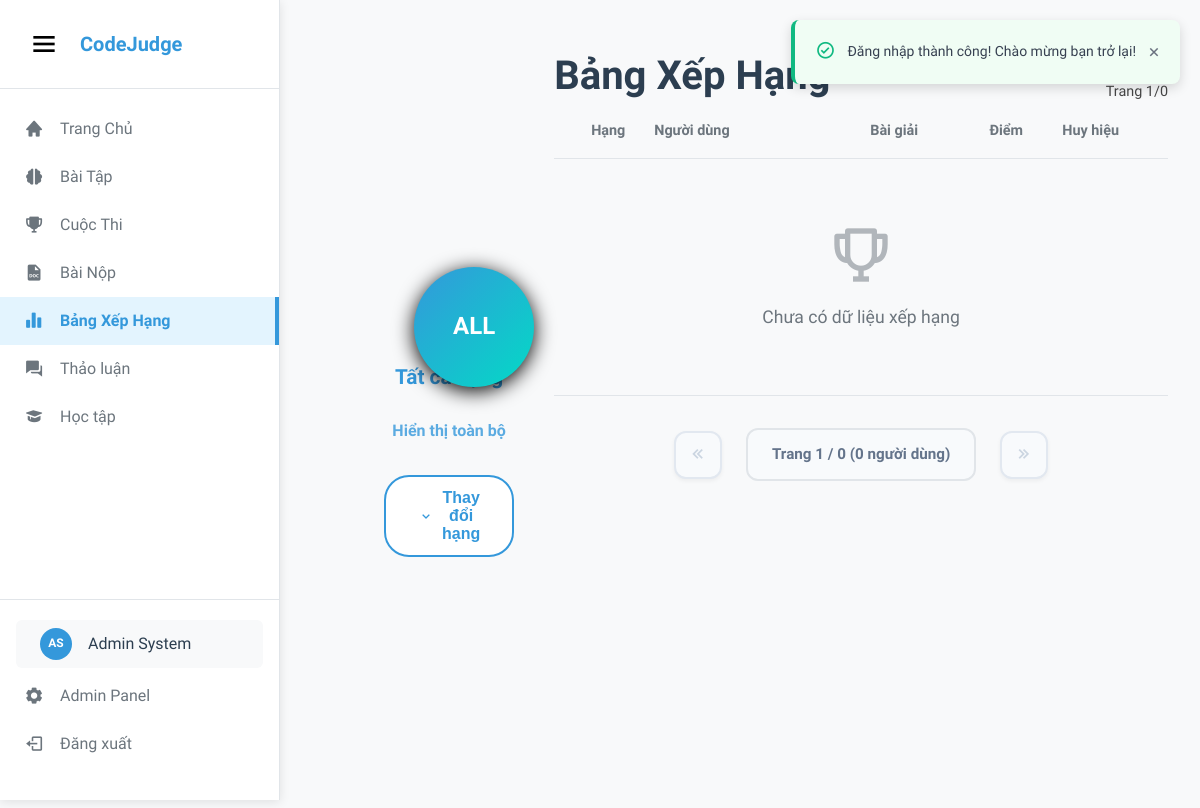
/leaderboard (signed in), run on the app's committed database.
### tables this page shows
CREATE TABLE `users` (
    `id` INT AUTO_INCREMENT PRIMARY KEY,
    `first_name` VARCHAR(50) NOT NULL,
    `last_name` VARCHAR(50) NOT NULL,
    `username` VARCHAR(50) NOT NULL UNIQUE,
    `email` VARCHAR(100) NOT NULL UNIQUE,
    `password` VARCHAR(255) NOT NULL,
    `role` ENUM('user', 'admin', 'moderator') DEFAULT 'user',
    `is_active` BOOLEAN DEFAULT TRUE,
    `avatar` LONGTEXT NULL,
    `bio` TEXT NULL,
    `github_url` VARCHAR(255) NULL,
    `linkedin_url` VARCHAR(255) NULL,
    `website_url` VARCHAR(255) NULL,
    `youtube_url` VARCHAR(255) NULL,
    `facebook_url` VARCHAR(255) NULL,
    `instagram_url` VARCHAR(255) NULL,
    `badges` JSON NULL DEFAULT '[]',
    `total_problems_solved` INT DEFAULT 0,
    `total_submissions` INT DEFAULT 0,
    `rating` INT DEFAULT -1,
    `login_streak` INT DEFAULT 0,
    `last_login_date` DATE NULL,
    `last_login` TIMESTAMP NULL,
    `created_at` TIMESTAMP DEFAULT CURRENT_TIMESTAMP,
    `updated_at` TIMESTAMP DEFAULT CURRENT_TIMESTAMP ON UPDATE CURRENT_TIMESTAMP,
    
    INDEX `idx_email` (`email`),
    INDEX `idx_username` (`username`),
    INDEX `idx_role` (`role`),
    INDEX `idx_rating` (`rating`)
);

### routes/web.php (called while the page is built, shortened)
<?php
return $routes;
?>

### config/databaseConnect.php (called while the page is built, shortened)
<?php
class Database {
    private static ?Database $instance = null;
    private ?PDO $connection = null;
    private string $host;
    private string $dbname;
    private string $username;
    private string $password;
    private string $charset;
    private function __construct() {
        $this->host = DB_HOST;
        $this->dbname = DB_NAME;
        $this->username = DB_USER;
        $this->password = DB_PASS;
        $this->charset = DB_CHARSET;
    }
    public static function getInstance(): Database {
        if (self::$instance === null) {
            self::$instance = new self();
        }
        return self::$instance;
    }
    private function connect() {
        try {
            $dsn = "mysql:host={$this->host};dbname={$this->dbname};charset={$this->charset}";
            $options = [
                PDO::ATTR_ERRMODE => PDO::ERRMODE_EXCEPTION,
                PDO::ATTR_DEFAULT_FETCH_MODE => PDO::FETCH_ASSOC,
                PDO::ATTR_EMULATE_PREPARES => false,
                PDO::MYSQL_ATTR_INIT_COMMAND => "SET NAMES {$this->charset}"
            ];
            $this->connection = new PDO($dsn, $this->username, $this->password, $options);
        } catch (PDOException $e) {
            throw new Exception("Lỗi kết nối database: Không thể kết nối đến máy chủ cơ sở dữ liệu");
        }
    }
    public function selectOne($query, $params = []): array|false {
        try {
            $stmt = $this->connection->prepare($query);
            $stmt->execute($params);
            return $stmt->fetch();
        } catch (PDOException $e) {
            throw new Exception("Lỗi truy vấn SELECT ONE: " . $e->getMessage());
        }
    }
}

### app/controllers/leaderboardController.php (called while the page is built, shortened)
<?php
class LeaderboardController {
    public function __construct() {
        require_once MODEL_PATH . '/UserModel.php';
    }
    public function index() {
        try {
            include VIEW_PATH . '/leaderboard.php';
        } catch (Exception $e) {
            error_log("Leaderboard Error: " . $e->getMessage());
            $_SESSION['error'] = "Có lỗi xảy ra khi tải bảng xếp hạng.";
            header('Location: /');
            exit;
        }
    }
}

### public/index.php (called while the page is built, shortened)
<?php
require_once '../config/databaseConnect.php';
try {
    $app = new App();
    $app->run();
} catch (Exception $e) {
    http_response_code(500);
    if (ini_get('display_errors')) {
        echo '<h1>Application Error</h1>';
        echo '<p>' . htmlspecialchars($e->getMessage()) . '</p>';
        echo '<pre>' . htmlspecialchars($e->getTraceAsString()) . '</pre>';
    } else {
        echo '<h1>500 - Internal Server Error</h1>';
        echo '<p>Something went wrong. Please try again later.</p>';
    }
}
?>

### app/models/UserModel.php (called while the page is built, shortened)
<?php
class UserModel
{
    private $db;
    private $table = 'users';
    public function __construct()
    {
        $this->db = Database::getInstance();
    }
    public function getUserById($userId): ?array
    {
        try {
            $query = "SELECT * FROM {$this->table} WHERE id = :id AND is_active = 1";
            $user = $this->db->selectOne($query, ['id' => $userId]);
            if ($user) {
                return $this->sanitizeUserData($user);
            }
            return null;
        } catch (Exception $e) {
            return null;
        }
    }
    private function sanitizeUserData($user)
    {
        unset($user['password']);
        return $user;
    }
}
?>

### app/helpers/AvatarHelper.php (called while the page is built, shortened)
<?php
class AvatarHelper {
    public static function getInitials($fullName) {
        $words = explode(' ', trim($fullName));
        $initials = '';
        foreach ($words as $word) {
            if (!empty($word)) {
                $initials .= strtoupper($word[0]);
                if (strlen($initials) >= 2) break;
            }
        }
        return empty($initials) ? 'U' : $initials;
    }
}

### app/views/components/globalSidebar.php (the view, shortened to what this page needs)
<?php
$current_uri = $_SERVER['REQUEST_URI'];
?>
<div class="global-sidebar" id="globalSidebar">
    <div class="sidebar-header">
        <button class="sidebar-toggle" id="sidebarToggle">
            <i class='bx bx-menu'></i>
        </button>
        <div class="logo">
            <a href="/" class="logo-link">
                <span class="logo-text">CodeJudge</span>
            </a>
        </div>
    </div>
    <nav class="sidebar-nav">
        <ul class="nav-list">
            <li class="nav-item">
                <a href="/home" class="nav-link <?= $current_uri === '/' || $current_uri === '/home' ? 'active' : '' ?>">
                    <i class='bx bxs-home'></i>
                    <span class="nav-text">Trang Chủ</span>
                </a>
            </li>
            <li class="nav-item">
                <a href="/problems" class="nav-link <?= strpos($current_uri, '/problems') !== false ? 'active' : '' ?>">
                    <i class='bx bxs-brain'></i>
                    <span class="nav-text">Bài Tập</span>
                </a>
            </li>
            <li class="nav-item">
                <a href="/contests" class="nav-link <?= strpos($current_uri, '/contests') !== false ? 'active' : '' ?>">
                    <i class='bx bxs-trophy'></i>
                    <span class="nav-text">Cuộc Thi</span>
                </a>
            </li>
            <li class="nav-item">
                <a href="/submissions" class="nav-link <?= strpos($current_uri, '/submissions') !== false ? 'active' : '' ?>">
                    <i class='bx bxs-file-doc'></i>
                    <span class="nav-text">Bài Nộp</span>
                </a>
            </li>
            <li class="nav-item">
                <a href="/leaderboard" class="nav-link <?= strpos($current_uri, '/leaderboard') !== false ? 'active' : '' ?>">
                    <i class='bx bxs-bar-chart-alt-2'></i>
                    <span class="nav-text">Bảng Xếp Hạng</span>
                </a>
            </li>
            <li class="nav-item">
                <a href="/discussions" class="nav-link <?= strpos($current_uri, '/discussions') !== false ? 'active' : '' ?>">
                    <i class='bx bxs-conversation'></i>
                    <span class="nav-text">Thảo luận</span>
                </a>
            </li>
            <li class="nav-item">
                <a href="/learning" class="nav-link <?= strpos($current_uri, '/learning') !== false ? 'active' : '' ?>">
                    <i class='bx bxs-graduation'></i>
                    <span class="nav-text">Học tập</span>
                </a>
            </li>
        </ul>
        <div class="sidebar-footer">
            <ul class="nav-list">
                <?php if (isset($_SESSION['user_id'])): ?>
                    <?php
                    if (!isset($currentUser)) {
                        require_once APP_PATH . '/models/UserModel.php';
                        require_once APP_PATH . '/helpers/AvatarHelper.php';
                        $userModel = new UserModel();
                        $currentUser = $userModel->getUserById($_SESSION['user_id']);
                    }
                    ?>
                    <li class="nav-item user-profile-item">
                        <a href="/profile" class="nav-link user-profile-link <?= strpos($current_uri, '/profile') !== false ? 'active' : '' ?>">
                            <div class="user-avatar-sidebar">
                                <?php if ($currentUser && $currentUser['avatar']): ?>
                                    <img src="<?= AvatarHelper::base64ToImageSrc($currentUser['avatar']) ?>" alt="Avatar" class="avatar-image">
                                <?php else: ?>
                                    <div class="avatar-initials">
                                        <?= AvatarHelper::getInitials($currentUser ? $currentUser['first_name'] . ' ' . $currentUser['last_name'] : 'U') ?>
                                    </div>
                                <?php endif; ?>
                            </div>
                            <span class="nav-text user-name"><?= $currentUser ? htmlspecialchars($currentUser['first_name'] . ' ' . $currentUser['last_name']) : 'Người dùng' ?></span>
                        </a>
                    </li>
                    <?php if (isset($currentUser['role']) && $currentUser['role'] === 'admin'): ?>
                    <li class="nav-item">
                        <a href="/admin" class="nav-link">
                            <i class='bx bxs-cog'></i>
                            <span class="nav-text">Admin Panel</span>
                        </a>
                    </li>
                    <?php endif; ?>
                    <li class="nav-item">
                        <a href="/logout" class="nav-link">
                            <i class='bx bx-log-out'></i>
                            <span class="nav-text">Đăng xuất</span>
                        </a>
                    </li>
                <?php endif; ?>
            </ul>
        </div>
    </nav>
</div>

### app/core/App.php (shortened to what this page needs)
<?php
class App
{
    private $routes;
    private $currentUri;
    public function __construct()
    {
        $this->routes = require_once ROOT_PATH . '/routes/web.php';
        $this->currentUri = $this->getCurrentUri();
    }
    public function run()
    {
        try {
            $this->route();
        } catch (Exception $e) {
            $this->handleError($e);
        }
    }
    private function getCurrentUri()
    {
        $uri = $_SERVER['REQUEST_URI'];
        $uri = trim($uri, '/');
        return $uri;
    }
    private function route()
    {
        foreach ($this->routes as $pattern => $handler) {
            $regex = str_replace('/', '\/', $pattern);
            $regex = '/^' . $regex . '$/';
            if (preg_match($regex, $this->currentUri, $matches)) {
                $this->callHandler($handler, array_slice($matches, 1));
                return;
            }
        }
    }
    private function callHandler($handler, $params = [])
    {
        try {
            if (strpos($handler, '@') !== false) {
                list($controllerName, $methodName) = explode('@', $handler);
                $controllerFile = CONTROLLER_PATH . '/' . $controllerName . '.php';
                if (file_exists($controllerFile)) {
                    if (class_exists($controllerName)) {
                        $controller = new $controllerName();
                        if (method_exists($controller, $methodName)) {
                            call_user_func_array([$controller, $methodName], $params);
                            return;
                        }
                    }
                }
            }
        } catch (Exception $e) {
            $this->handleError($e);
        }
    }
}
?>

### public/css/globalStyle.css (style rules this page uses)
* { margin: 0; padding: 0; box-sizing: border-box; }
html { font-size: 16px; scroll-behavior: smooth; overflow-x: hidden; overflow-y: auto; }
body { font-family: "Inter Tight", -apple-system, BlinkMacSystemFont, "Segoe UI", Roboto, Oxygen, Ubuntu, Cantarell, sans-serif; line-height: 1.6; color: #333; background-color: #f8f9fa; overflow-x: hidden; overflow-y: auto; min-height: 100vh; margin: 0; padding: 0; }
:root { --primary-blue: #20beff; --primary-blue-dark: #1da1db; --primary-blue-light: #e3f4fe; --secondary-green: #03dac6; --secondary-orange: #ff6f00; --secondary-purple: #6200ea; --white: #ffffff; --light-gray: #f8f9fa; --medium-gray: #e9ecef; --dark-gray: #6c757d; --text-primary: #212529; --text-secondary: #6c757d; --text-muted: #adb5bd; --border-color: #dee2e6; --shadow-light: 0 2px 4px rgba(0, 0, 0, 0.1); --shadow-medium: 0 4px 12px rgba(0, 0, 0, 0.15); --shadow-heavy: 0 8px 25px rgba(0, 0, 0, 0.2); --spacing-xs: 0.25rem; --spacing-sm: 0.5rem; --spacing-md: 1rem; --spacing-lg: 1.5rem; --spacing-xl: 2rem; --spacing-xxl: 3rem; --radius-sm: 4px; --radius-md: 8px; --radius-lg: 12px; --radius-xl: 16px; }
a { color: var(--primary-blue); text-decoration: none; transition: color 0.2s ease; }
html { scrollbar-width: thin; scrollbar-color: #6c757d #ffffff; }
.nav-link { color: var(--text-secondary); font-weight: 500; padding: var(--spacing-sm) var(--spacing-md); border-radius: var(--radius-sm); transition: all 0.2s ease; }
.nav-link:hover, .nav-link.active { color: var(--primary-blue); background-color: var(--primary-blue-light); text-decoration: none; }

### data on the page
users: first_name+last_name "AS", first_name+last_name "Admin System", role "admin" (drawn)

### other printed values
$totalPages "0"
$totalUsers "0"
